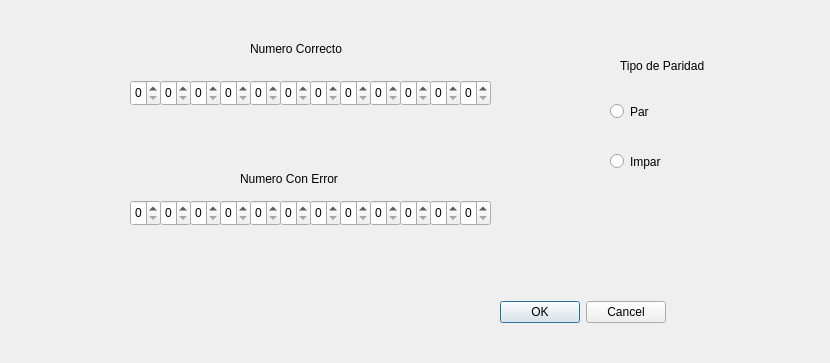
<?xml version="1.0" encoding="UTF-8"?>
<ui version="4.0">
 <class>AddNumber</class>
 <widget class="QDialog" name="AddNumber">
  <property name="geometry">
   <rect>
    <x>0</x>
    <y>0</y>
    <width>830</width>
    <height>363</height>
   </rect>
  </property>
  <property name="windowTitle">
   <string>Dialog</string>
  </property>
  <widget class="QLabel" name="label">
   <property name="geometry">
    <rect>
     <x>250</x>
     <y>40</y>
     <width>121</width>
     <height>17</height>
    </rect>
   </property>
   <property name="text">
    <string>Numero Correcto</string>
   </property>
  </widget>
  <widget class="QSpinBox" name="C0">
   <property name="geometry">
    <rect>
     <x>130</x>
     <y>80</y>
     <width>31</width>
     <height>26</height>
    </rect>
   </property>
   <property name="maximum">
    <number>1</number>
   </property>
  </widget>
  <widget class="QRadioButton" name="par">
   <property name="geometry">
    <rect>
     <x>610</x>
     <y>100</y>
     <width>112</width>
     <height>23</height>
    </rect>
   </property>
   <property name="text">
    <string>Par</string>
   </property>
  </widget>
  <widget class="QRadioButton" name="impar">
   <property name="geometry">
    <rect>
     <x>610</x>
     <y>150</y>
     <width>112</width>
     <height>23</height>
    </rect>
   </property>
   <property name="text">
    <string>Impar</string>
   </property>
  </widget>
  <widget class="QDialogButtonBox" name="buttonBox">
   <property name="geometry">
    <rect>
     <x>500</x>
     <y>300</y>
     <width>166</width>
     <height>25</height>
    </rect>
   </property>
   <property name="standardButtons">
    <set>QDialogButtonBox::Cancel|QDialogButtonBox::Ok</set>
   </property>
  </widget>
  <widget class="QLabel" name="label_2">
   <property name="geometry">
    <rect>
     <x>620</x>
     <y>50</y>
     <width>121</width>
     <height>31</height>
    </rect>
   </property>
   <property name="text">
    <string>Tipo de Paridad</string>
   </property>
  </widget>
  <widget class="QLabel" name="label_3">
   <property name="geometry">
    <rect>
     <x>240</x>
     <y>170</y>
     <width>141</width>
     <height>17</height>
    </rect>
   </property>
   <property name="text">
    <string>Numero Con Error</string>
   </property>
  </widget>
  <widget class="QSpinBox" name="C4">
   <property name="geometry">
    <rect>
     <x>250</x>
     <y>80</y>
     <width>31</width>
     <height>26</height>
    </rect>
   </property>
   <property name="maximum">
    <number>1</number>
   </property>
  </widget>
  <widget class="QSpinBox" name="C3">
   <property name="geometry">
    <rect>
     <x>220</x>
     <y>80</y>
     <width>31</width>
     <height>26</height>
    </rect>
   </property>
   <property name="maximum">
    <number>1</number>
   </property>
  </widget>
  <widget class="QSpinBox" name="C2">
   <property name="geometry">
    <rect>
     <x>190</x>
     <y>80</y>
     <width>31</width>
     <height>26</height>
    </rect>
   </property>
   <property name="maximum">
    <number>1</number>
   </property>
  </widget>
  <widget class="QSpinBox" name="C1">
   <property name="geometry">
    <rect>
     <x>160</x>
     <y>80</y>
     <width>31</width>
     <height>26</height>
    </rect>
   </property>
   <property name="maximum">
    <number>1</number>
   </property>
  </widget>
  <widget class="QSpinBox" name="C5">
   <property name="geometry">
    <rect>
     <x>280</x>
     <y>80</y>
     <width>31</width>
     <height>26</height>
    </rect>
   </property>
   <property name="maximum">
    <number>1</number>
   </property>
  </widget>
  <widget class="QSpinBox" name="C7">
   <property name="geometry">
    <rect>
     <x>340</x>
     <y>80</y>
     <width>31</width>
     <height>26</height>
    </rect>
   </property>
   <property name="maximum">
    <number>1</number>
   </property>
  </widget>
  <widget class="QSpinBox" name="C6">
   <property name="geometry">
    <rect>
     <x>310</x>
     <y>80</y>
     <width>31</width>
     <height>26</height>
    </rect>
   </property>
   <property name="maximum">
    <number>1</number>
   </property>
  </widget>
  <widget class="QSpinBox" name="C8">
   <property name="geometry">
    <rect>
     <x>370</x>
     <y>80</y>
     <width>31</width>
     <height>26</height>
    </rect>
   </property>
   <property name="maximum">
    <number>1</number>
   </property>
  </widget>
  <widget class="QSpinBox" name="C11">
   <property name="geometry">
    <rect>
     <x>460</x>
     <y>80</y>
     <width>31</width>
     <height>26</height>
    </rect>
   </property>
   <property name="maximum">
    <number>1</number>
   </property>
  </widget>
  <widget class="QSpinBox" name="C10">
   <property name="geometry">
    <rect>
     <x>430</x>
     <y>80</y>
     <width>31</width>
     <height>26</height>
    </rect>
   </property>
   <property name="maximum">
    <number>1</number>
   </property>
  </widget>
  <widget class="QSpinBox" name="C9">
   <property name="geometry">
    <rect>
     <x>400</x>
     <y>80</y>
     <width>31</width>
     <height>26</height>
    </rect>
   </property>
   <property name="maximum">
    <number>1</number>
   </property>
  </widget>
  <widget class="QSpinBox" name="E1">
   <property name="geometry">
    <rect>
     <x>160</x>
     <y>200</y>
     <width>31</width>
     <height>26</height>
    </rect>
   </property>
   <property name="maximum">
    <number>1</number>
   </property>
  </widget>
  <widget class="QSpinBox" name="E0">
   <property name="geometry">
    <rect>
     <x>130</x>
     <y>200</y>
     <width>31</width>
     <height>26</height>
    </rect>
   </property>
   <property name="maximum">
    <number>1</number>
   </property>
  </widget>
  <widget class="QSpinBox" name="E8">
   <property name="geometry">
    <rect>
     <x>370</x>
     <y>200</y>
     <width>31</width>
     <height>26</height>
    </rect>
   </property>
   <property name="maximum">
    <number>1</number>
   </property>
  </widget>
  <widget class="QSpinBox" name="E2">
   <property name="geometry">
    <rect>
     <x>190</x>
     <y>200</y>
     <width>31</width>
     <height>26</height>
    </rect>
   </property>
   <property name="maximum">
    <number>1</number>
   </property>
  </widget>
  <widget class="QSpinBox" name="E11">
   <property name="geometry">
    <rect>
     <x>460</x>
     <y>200</y>
     <width>31</width>
     <height>26</height>
    </rect>
   </property>
   <property name="maximum">
    <number>1</number>
   </property>
  </widget>
  <widget class="QSpinBox" name="E5">
   <property name="geometry">
    <rect>
     <x>280</x>
     <y>200</y>
     <width>31</width>
     <height>26</height>
    </rect>
   </property>
   <property name="maximum">
    <number>1</number>
   </property>
  </widget>
  <widget class="QSpinBox" name="E6">
   <property name="geometry">
    <rect>
     <x>310</x>
     <y>200</y>
     <width>31</width>
     <height>26</height>
    </rect>
   </property>
   <property name="maximum">
    <number>1</number>
   </property>
  </widget>
  <widget class="QSpinBox" name="E4">
   <property name="geometry">
    <rect>
     <x>250</x>
     <y>200</y>
     <width>31</width>
     <height>26</height>
    </rect>
   </property>
   <property name="maximum">
    <number>1</number>
   </property>
  </widget>
  <widget class="QSpinBox" name="E10">
   <property name="geometry">
    <rect>
     <x>430</x>
     <y>200</y>
     <width>31</width>
     <height>26</height>
    </rect>
   </property>
   <property name="maximum">
    <number>1</number>
   </property>
  </widget>
  <widget class="QSpinBox" name="E9">
   <property name="geometry">
    <rect>
     <x>400</x>
     <y>200</y>
     <width>31</width>
     <height>26</height>
    </rect>
   </property>
   <property name="maximum">
    <number>1</number>
   </property>
  </widget>
  <widget class="QSpinBox" name="E3">
   <property name="geometry">
    <rect>
     <x>220</x>
     <y>200</y>
     <width>31</width>
     <height>26</height>
    </rect>
   </property>
   <property name="maximum">
    <number>1</number>
   </property>
  </widget>
  <widget class="QSpinBox" name="E7">
   <property name="geometry">
    <rect>
     <x>340</x>
     <y>200</y>
     <width>31</width>
     <height>26</height>
    </rect>
   </property>
   <property name="maximum">
    <number>1</number>
   </property>
  </widget>
 </widget>
 <resources/>
 <connections/>
</ui>
